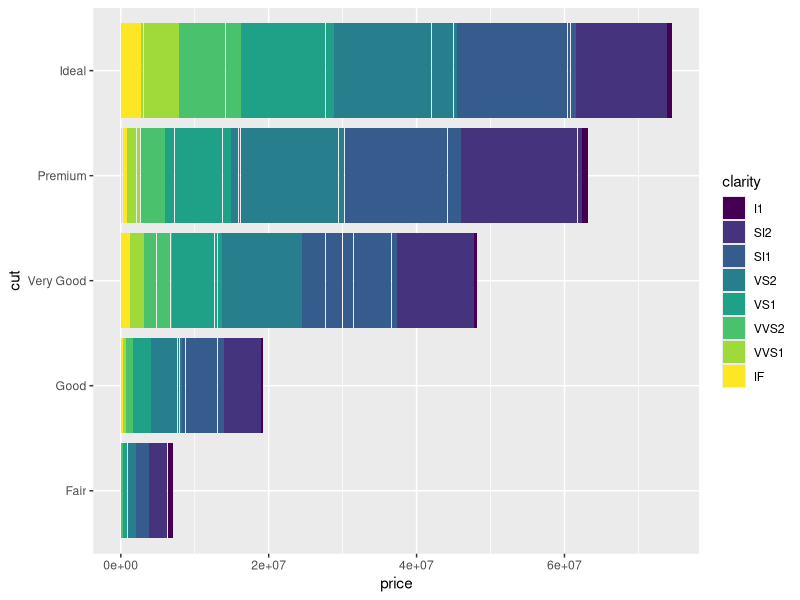
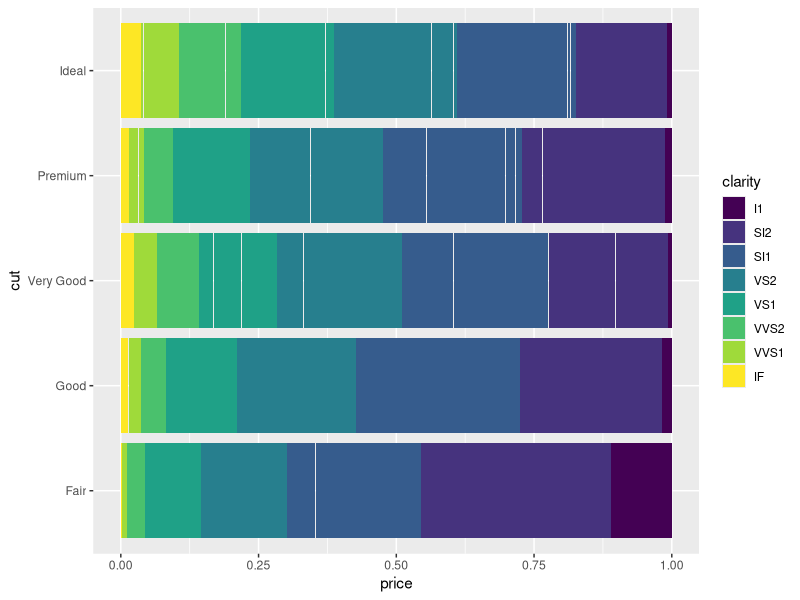
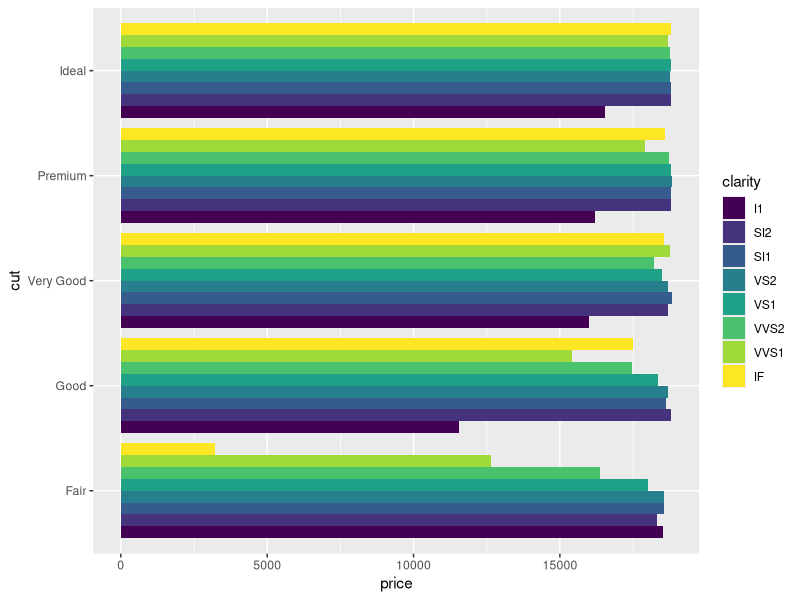
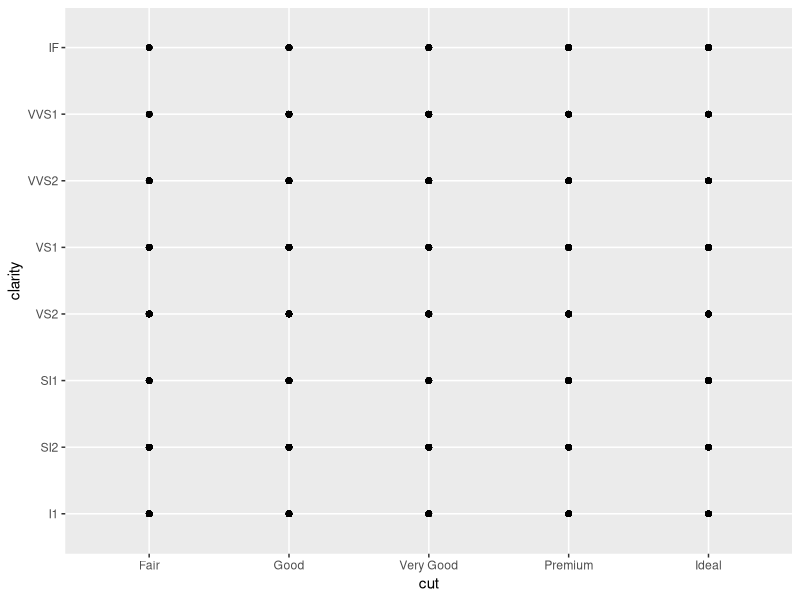
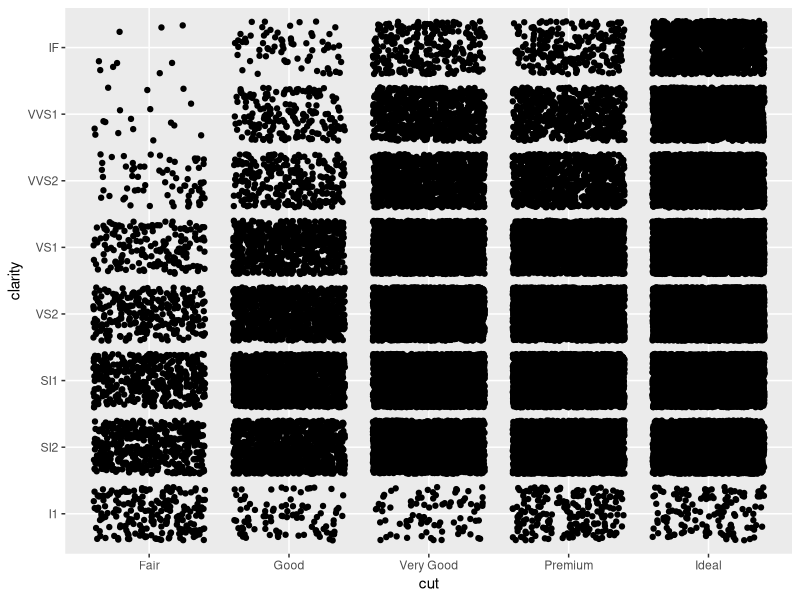
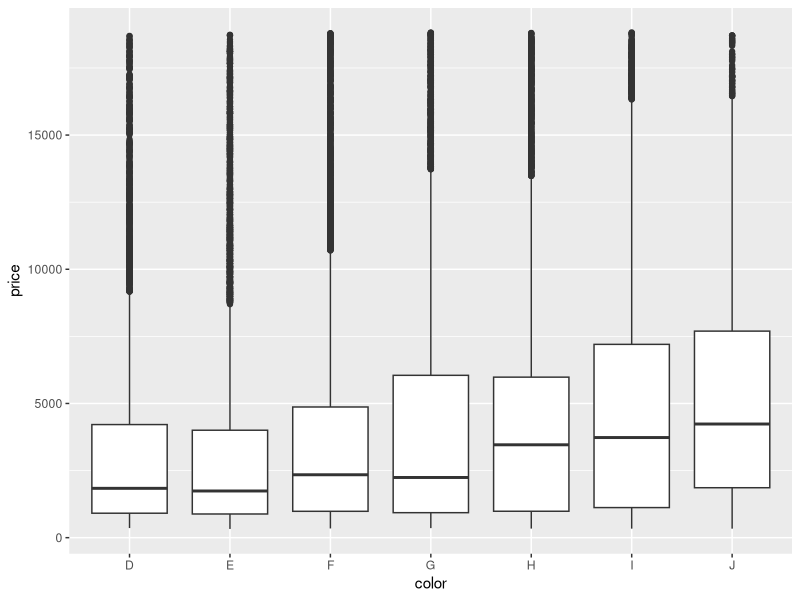
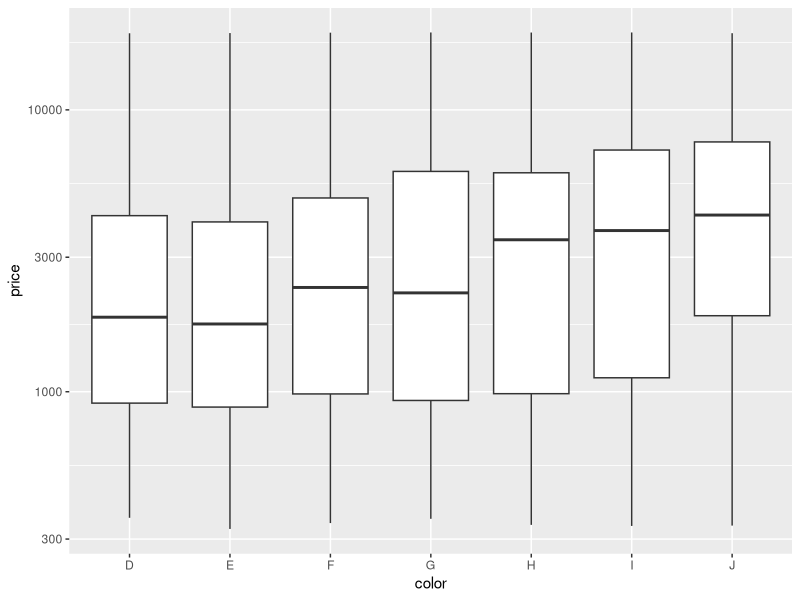
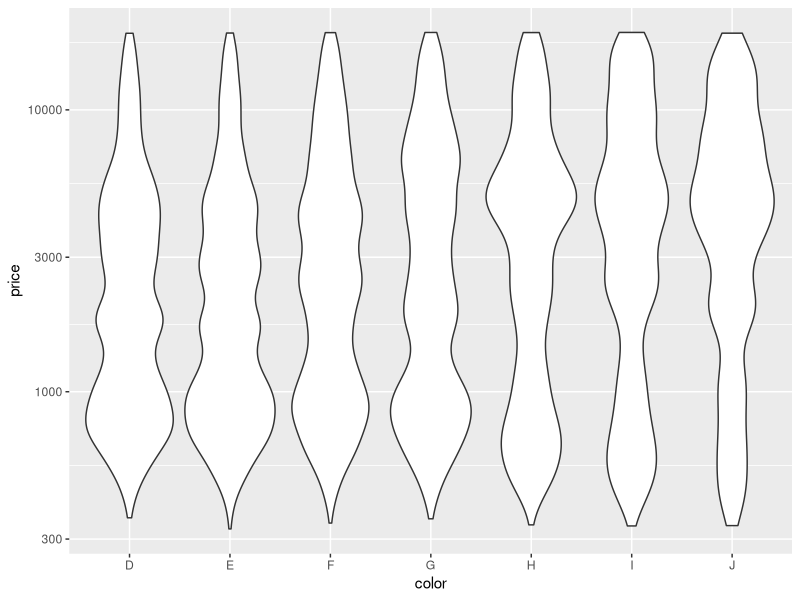

Recreate these plots in R, in order.
# Exercise 2: advanced ggplot2 practice

# Install and load the `ggplot2` package
#install.packages('ggplot2')
library("ggplot2")

# For this exercise you will again be working with the `diamonds` data set.
# Use `?diamonds` to review details about this data set
?diamonds

## Position Adjustments

# Draw a column (bar) chart of diamonds cuts by price, with each bar filled by 
# clarity. You should see a _stacked_ bar chart.
ggplot(data = diamonds) +
  geom_col(mapping = aes(x = price, y = cut, fill = clarity))

# Draw the same chart again, but with each element positioned to "fill" the y axis
ggplot(data = diamonds) +
  geom_col(mapping = aes(x = price, y = cut, fill = clarity), position = "fill")

# Draw the same chart again, but with each element positioned to "dodge" each other
ggplot(data = diamonds) +
  geom_col(mapping = aes(x = price, y = cut, fill = clarity), position = "dodge")

# Draw a plot with point geometry with the x-position mapped to `cut` and the 
# y-position mapped to `clarity`
# This creates a "grid" grouping the points
ggplot(data = diamonds) +
  geom_point(mapping = aes(x = cut, y = clarity))

# Use the "jitter" position adjustment to keep the points from all overlapping!
# (This works a little better with a sample of diamond data, such as from the 
# previous exercise).
ggplot(data = diamonds) +
  geom_point(mapping = aes(x = cut, y = clarity), position = "jitter")


## Scales

# Draw a "boxplot" (with `geom_boxplot`) for the diamond's price (y) by color (x)
ggplot(data = diamonds) +
  geom_boxplot(mapping = aes(x = color, y = price))

# This has a lot of outliers, making it harder to read. To fix this, draw the 
# same plot but with a _logarithmic_ scale for the y axis.
ggplot(data = diamonds) +
  geom_boxplot(mapping = aes(x = color, y = price)) +
  scale_y_log10()

# For another version, draw the same plot but with `violin` geometry instead of 
# `boxplot` geometry!
# How does the logarithmic scale change the data presentation?
ggplot(data = diamonds) +
  geom_violin(mapping = aes(x = color, y = price)) +
  scale_y_log10()

# Another interesting plot: draw a plot of the diamonds price (y) by carat (x), 
# using a heatmap of 2d bins (geom_bin2d)
# What happens when you make the x and y channels scale logarithmically?
ggplot(data = diamonds) +
  geom_bin2d(mapping = aes(x = carat, y = price)) +
  scale_x_log10() +
  scale_y_log10()

# Draw a scatter plot for the diamonds price (y) by carat (x). Color each point
# by the clarity (Remember, this will take a while. Use a sample of the diamonds 
# for faster results)
ggplot(data = diamonds) +
  geom_point(mapping = aes(x = carat, y = price, color = clarity))

# Change the color of the previous plot using a ColorBrewer scale of your choice. 
# What looks nice?
ggplot(data = diamonds) +
  geom_point(mapping = aes(x = carat, y = price, color = clarity)) +
  scale_color_brewer()


## Coordinate Systems

# Draw a bar chart with x-position and fill color BOTH mapped to cut
# For best results, SET the `width` of the geometry to be 1 (fill plot, no space
# between)
# TIP: You can save the plot to a variable for easier modifications
plot <- ggplot(data = diamonds) +
  geom_bar(mapping = aes(x = cut, fill = cut, color = cut), width = 1)

# Draw the same chart, but with the coordinate system flipped
plot + coord_flip()

# Draw the same chart, but in a polar coordinate system. It's a Coxcomb chart!
plot + coord_polar()


## Facets

# Take the scatter plot of price by carat data (colored by clarity) and add 
# _facets_ based on the diamond's `color`
ggplot(data = diamonds) +
  geom_point(mapping = aes(x = carat, y = price, color = clarity)) +
  facet_wrap(~color)


## Saving Plots

# Use the `ggsave()` function to save the current (recent) plot to disk.
# Name the output file "my-plot.png".
# Make sure you've set the working directory!!
ggsave("my_plot.png")
